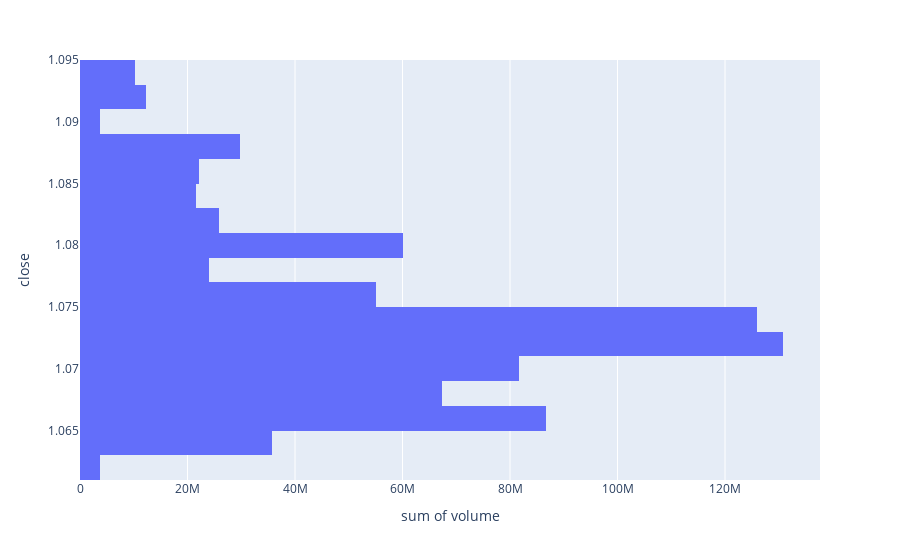

The notebook cell this image was saved under:
### Code cell
px.histogram(df_XUD, x='volume', y='close', nbins=25, orientation='h').show()

### Figure 1 — Plotly figure (JSON) as saved in the notebook; plotly's stock layout.template omitted (floating-point values rounded to 4 significant figures; data arrays with more than 128 entries replaced by an {"elided": "..."} marker saying what was removed)
{"data": [{"alignmentgroup": "True", "bingroup": "y", "histfunc": "sum", "hovertemplate": "sum of volume=%{x}<br>close=%{y}<extra></extra>", "legendgroup": "", "marker": {"color": "#636efa", "pattern": {"shape": ""}}, "name": "", "nbinsy": 25, "offsetgroup": "", "orientation": "h", "showlegend": false, "type": "histogram", "x": {"elided": "5760 int values"}, "xaxis": "x", "y": {"elided": "5760 float values"}, "yaxis": "y"}], "layout": {"barmode": "relative", "legend": {"tracegroupgap": 0}, "margin": {"t": 60}, "xaxis": {"anchor": "y", "domain": [0, 1], "title": {"text": "sum of volume"}}, "yaxis": {"anchor": "x", "domain": [0, 1], "title": {"text": "close"}}}}
